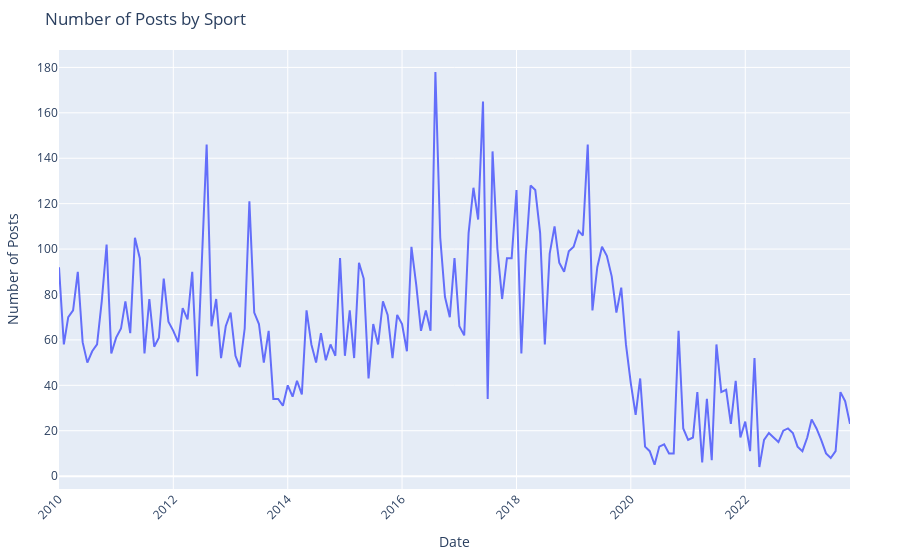
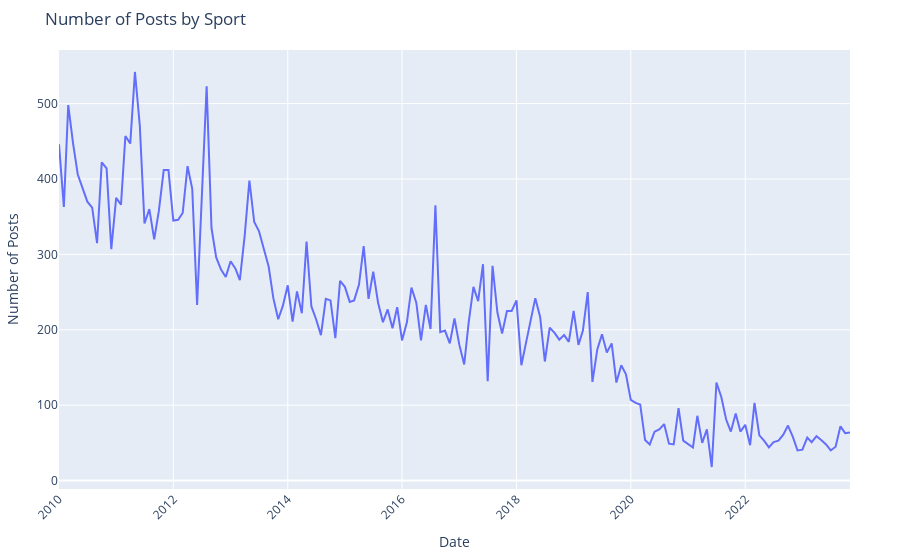

The cell these charts' notebook holds for them, in order:
### Code cell
def plot_single_sport_monthly_trend(sport: str = "badminton", category: str = "all", sports: dict[str, Sport] = sports):
    fig = go.Figure()
    data = sports[sport].data_monthly[category]
    fig.add_trace(go.Scatter(x=data.index, y=data.values, mode="lines", name=sport))
    fig.update_layout(
        title="Number of Posts by Sport",
        xaxis=dict(title="Date"),
        yaxis=dict(title="Number of Posts"),
        legend=dict(orientation="h", yanchor="bottom", y=1.02, xanchor="right", x=1),
        xaxis_tickangle=-45,
        autosize=True,
        margin=dict(l=50, r=50, t=50, b=50),
    )
    fig.show()


plot_single_sport_monthly_trend("tabletennis", "Game Discussion")
plot_single_sport_monthly_trend("tabletennis", "all")

### Figure 1 — Plotly figure (JSON) as saved in the notebook; plotly's stock layout.template omitted (floating-point values rounded to 4 significant figures; data arrays with more than 128 entries replaced by an {"elided": "..."} marker saying what was removed)
{"data": [{"mode": "lines", "name": "tabletennis", "type": "scatter", "x": {"elided": "167 str values"}, "y": {"elided": "167 int values"}}], "layout": {"autosize": true, "legend": {"orientation": "h", "x": 1, "xanchor": "right", "y": 1.02, "yanchor": "bottom"}, "margin": {"b": 50, "l": 50, "r": 50, "t": 50}, "title": {"text": "Number of Posts by Sport"}, "xaxis": {"tickangle": -45, "title": {"text": "Date"}}, "yaxis": {"title": {"text": "Number of Posts"}}}}

### Figure 2 — Plotly figure (JSON) as saved in the notebook; plotly's stock layout.template omitted (floating-point values rounded to 4 significant figures; data arrays with more than 128 entries replaced by an {"elided": "..."} marker saying what was removed)
{"data": [{"mode": "lines", "name": "tabletennis", "type": "scatter", "x": {"elided": "167 str values"}, "y": {"elided": "167 int values"}}], "layout": {"autosize": true, "legend": {"orientation": "h", "x": 1, "xanchor": "right", "y": 1.02, "yanchor": "bottom"}, "margin": {"b": 50, "l": 50, "r": 50, "t": 50}, "title": {"text": "Number of Posts by Sport"}, "xaxis": {"tickangle": -45, "title": {"text": "Date"}}, "yaxis": {"title": {"text": "Number of Posts"}}}}
